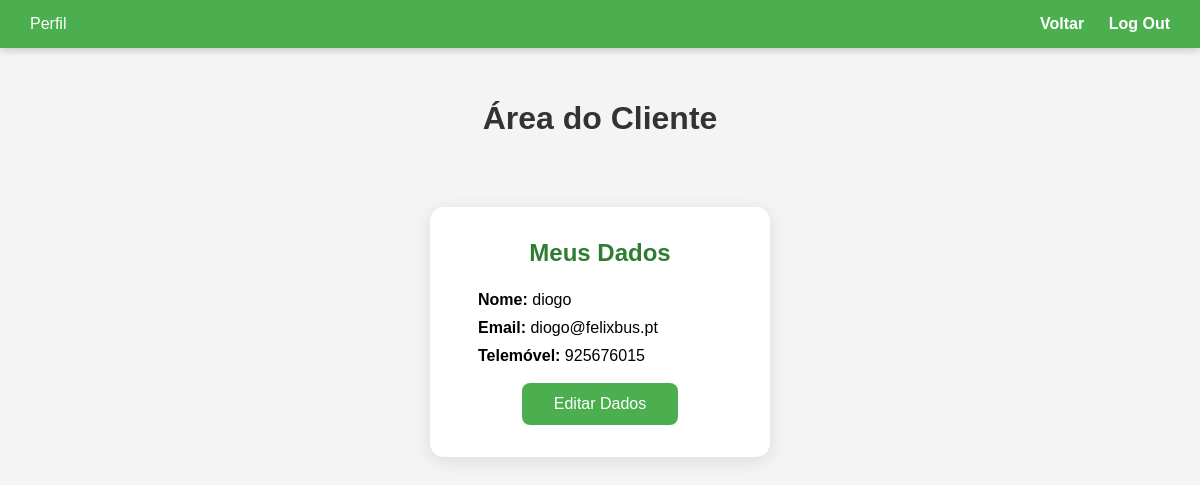
Page /paginas/ClienteGerirPerfil.php (signed in) on the committed database.
### tables this page shows
CREATE TABLE `utilizador` (
  `id_utilizador` int(11) NOT NULL,
  `nomeUtilizador` varchar(40) NOT NULL,
  `mail` varchar(40) NOT NULL,
  `pass` varchar(100) NOT NULL,
  `telemovel` int(9) NOT NULL,
  `tipoUtilizador` int(2) NOT NULL
);

### paginas/ClienteGerirPerfil.php (the view, shortened to what this page needs)
<?php
$id_utilizador = $_SESSION["id_utilizador"];
$sql = "SELECT nomeUtilizador, mail, telemovel FROM utilizador WHERE id_utilizador = $id_utilizador";
$res = mysqli_query($conn, $sql);
$row = mysqli_fetch_assoc($res);
?>
<!DOCTYPE html>
<html lang="pt">
<head>
</head>
<body>
    <div class="navbar">
        <div class="nav-left">Perfil</div>
        <div class="nav-right">
            <a href="PagIniCliente.php">Voltar</a>
            <a href="logout.php">Log Out</a>
        </div>
    </div>
    <h1>Área do Cliente</h1>
    <div class="perfil-container">
        <h2>Meus Dados</h2>
        <div class="perfil-dados">
            <p><strong>Nome:</strong> <?php echo $row['nomeUtilizador']; ?></p>
            <p><strong>Email:</strong> <?php echo $row['mail']; ?></p>
            <p><strong>Telemóvel:</strong> <?php echo $row['telemovel']; ?></p>
        </div>
        <form action="ClienteEditarPerfil.php" method="get">
            <button class="editar-btn" type="submit">Editar Dados</button>
        </form>
    </div>
</body>
</html>

### paginas/ClienteGerirPerfil.php (style rules this page uses)
* { margin: 0; padding: 0; box-sizing: border-box; }
body { font-family: Arial, sans-serif; background-color: #f4f4f4; display: flex; flex-direction: column; align-items: center; padding-top: 100px; min-height: 100vh; }
.navbar { position: fixed; top: 0; left: 0; width: 100%; background-color: hsl(122, 39.40%, 49.20%); color: white; display: flex; justify-content: space-between; align-items: center; padding: 15px 30px; box-shadow: 0 2px 8px rgba(0, 0, 0, 0.2); z-index: 1000; }
.navbar a { color: white; text-decoration: none; margin-left: 20px; font-weight: bold; }
h1 { color: #333; margin-bottom: 40px; text-align: center; }
.perfil-container { background: #fff; padding: 32px 48px; border-radius: 14px; box-shadow: 0 4px 18px rgba(0, 0, 0, 0.10); margin-top: 30px; min-width: 340px; max-width: 400px; }
.perfil-container h2 { color: #2e7d32; margin-bottom: 24px; text-align: center; }
.perfil-dados { margin-bottom: 18px; }
.perfil-dados p { margin-bottom: 10px; }
.editar-btn { padding: 12px 32px; background: hsl(122, 39.40%, 49.20%); color: #fff; border: none; border-radius: 8px; font-size: 16px; cursor: pointer; transition: background 0.2s; }
form { display: flex; justify-content: center; }

### rows in the picture
utilizador: nomeUtilizador "diogo", mail "diogo@felixbus.pt", telemovel "925676015"
